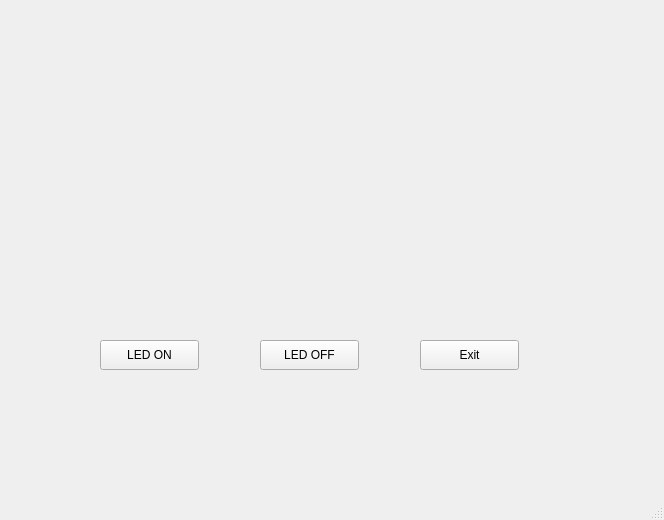
<?xml version="1.0" encoding="UTF-8"?>
<ui version="4.0">
 <class>MainWindow</class>
 <widget class="QMainWindow" name="MainWindow">
  <property name="geometry">
   <rect>
    <x>0</x>
    <y>0</y>
    <width>664</width>
    <height>520</height>
   </rect>
  </property>
  <property name="windowTitle">
   <string>MainWindow</string>
  </property>
  <widget class="QWidget" name="centralwidget">
   <widget class="QPushButton" name="btn_1">
    <property name="geometry">
     <rect>
      <x>100</x>
      <y>340</y>
      <width>99</width>
      <height>30</height>
     </rect>
    </property>
    <property name="text">
     <string>LED ON</string>
    </property>
   </widget>
   <widget class="QPushButton" name="btn_2">
    <property name="geometry">
     <rect>
      <x>260</x>
      <y>340</y>
      <width>99</width>
      <height>30</height>
     </rect>
    </property>
    <property name="text">
     <string>LED OFF</string>
    </property>
   </widget>
   <widget class="QPushButton" name="btn_3">
    <property name="geometry">
     <rect>
      <x>420</x>
      <y>340</y>
      <width>99</width>
      <height>30</height>
     </rect>
    </property>
    <property name="text">
     <string>Exit</string>
    </property>
   </widget>
  </widget>
  <widget class="QMenuBar" name="menubar">
   <property name="geometry">
    <rect>
     <x>0</x>
     <y>0</y>
     <width>664</width>
     <height>28</height>
    </rect>
   </property>
  </widget>
  <widget class="QStatusBar" name="statusbar"/>
 </widget>
 <resources/>
 <connections>
  <connection>
   <sender>btn_3</sender>
   <signal>clicked()</signal>
   <receiver>MainWindow</receiver>
   <slot>slot1()</slot>
   <hints>
    <hint type="sourcelabel">
     <x>454</x>
     <y>378</y>
    </hint>
    <hint type="destinationlabel">
     <x>457</x>
     <y>421</y>
    </hint>
   </hints>
  </connection>
 </connections>
 <slots>
  <slot>btn1()</slot>
  <slot>btn2()</slot>
  <slot>slot1()</slot>
 </slots>
</ui>
